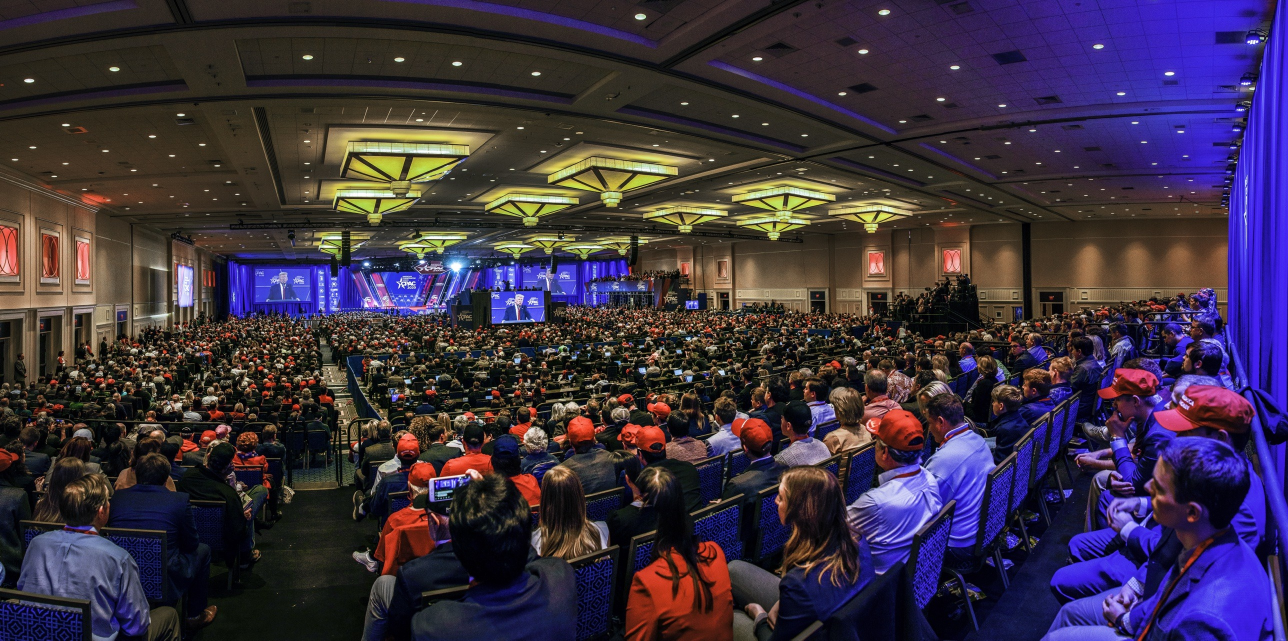
#> input picture site/hero.jpg, 2576 x 1281 px (shown at 1/2 size)
$ python -i photo.py   (imports and definitions only)
#> lines starting #> are read from the running program, lines starting #| are printed output that depends on the picture
"""The photo as shot, for LinkedIn. The coordinator suggested, 2026-11-01 evening: "On a personal profile, the photo alone
with your caption may read more like you and less like an ad. Instagram would stay as it is." Chris: "Let's do that."

No crop, no frame, no text, no mark, no Request a quote, and no light or effect over it (his standing rule: photos render
exactly as shot). It is the library copy's pixels, orientation applied, re-encoded as a fresh JPEG like every file the
suite publishes (no camera data, no GPS; our descriptive fields inside, render/meta.py), and made smaller only when a
limit asks for it.

The limits, read on 2026-11-01, never recalled: Buffer takes an image under 10 MB on LinkedIn (support.buffer.com, "Ideal
image sizes and formats for your Buffer posts", the LinkedIn table: JPG among the formats, 10 MB); LinkedIn's API takes
an image under 5 MB with fewer than 36,152,320 pixels (LinkedIn's media limits as ayrshare.com/docs/media-guidelines/linkedin
documents them). A library copy is at most storage.MAX_EDGE (3000 px) on its long side, six megapixels, so in practice
nothing here is resized; the guard stands for the day a copy comes in larger. LinkedIn's own note (quoted on Buffer's page)
says a 3:2 image displays whole on the mobile app.
"""
from __future__ import annotations

from pathlib import Path
from typing import Optional

from PIL import Image, ImageOps

from .meta import ImageMeta, save_jpeg

LINKEDIN_PHOTO = "linkedin"          # the render_paths key: the hero as shot, what LinkedIn posts
MAX_BYTES = 5 * 1024 * 1024          # LinkedIn's 5 MB; Buffer's own ceiling is 10 MB
MAX_PIXELS = 36_152_320              # LinkedIn's pixel ceiling
QUALITY = 92                         # the clean copy's quality (agents/publisher.clean_copy)
LEAST_QUALITY = 85                   # below this the picture shrinks instead


def as_shot(image: Image.Image, out: Path, *, meta: Optional[ImageMeta] = None) -> Path:
    """The photo whole, in its own aspect ratio, at the smallest change the limits allow: quality first, then size."""
    im = ImageOps.exif_transpose(image).convert("RGB")
    if im.width * im.height > MAX_PIXELS:
        scale = (MAX_PIXELS / (im.width * im.height)) ** 0.5
        im = im.resize((max(1, int(im.width * scale)), max(1, int(im.height * scale))), Image.LANCZOS)
    quality = QUALITY
    while True:
        save_jpeg(im, out, meta, quality=quality)
        if Path(out).stat().st_size <= MAX_BYTES:
            return Path(out)
        if quality > LEAST_QUALITY:
            quality -= 3
        else:
            im = im.resize((max(1, int(im.width * 0.85)), max(1, int(im.height * 0.85))), Image.LANCZOS)

>>> import cv2
>>> picture = cv2.imread('../../site/hero.jpg', cv2.IMREAD_GRAYSCALE)
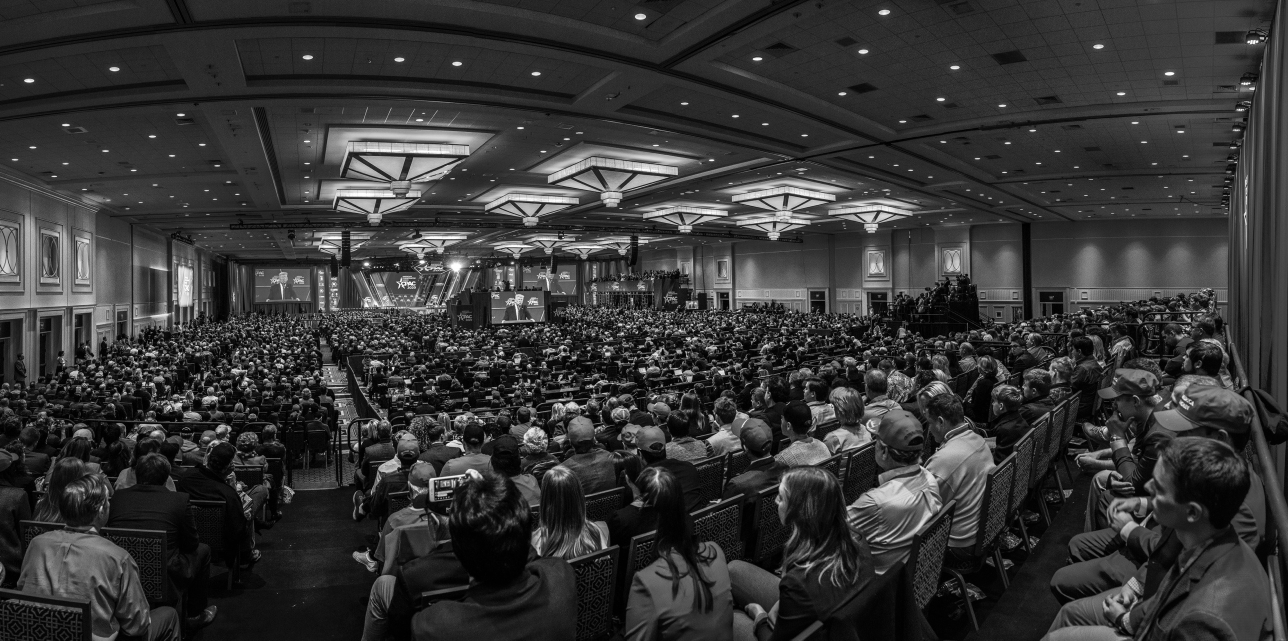
#> picture: shape (1281, 2576) (shown at 1/2 size); min 0, max 255, mean 53.4
>>> result = as_shot(picture, 'out.png')
#> (the run stopped early here; a loop or call above may not have finished)
